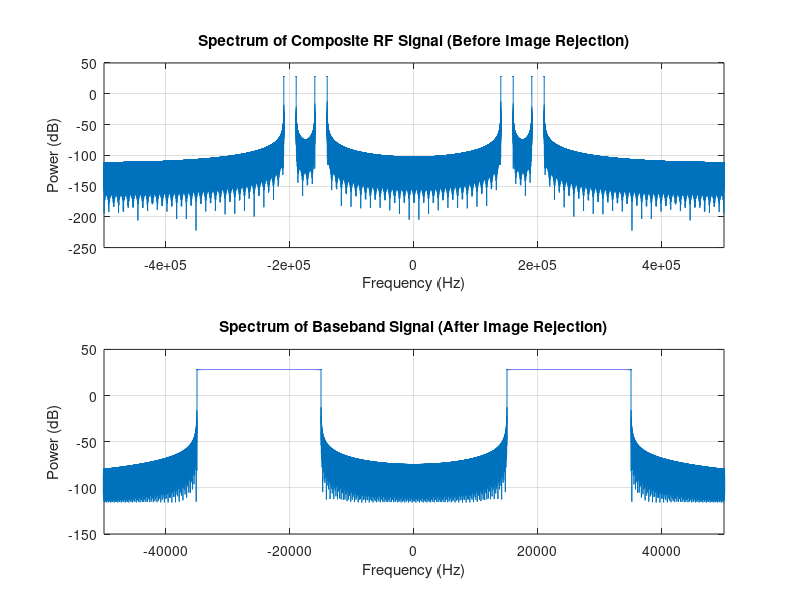

This chart was generated by the following MATLAB code:
% Edited by A. Behfarnia, 11/2024
%  Hartley Image Rejection Receiver

% ================
% Parameters
% ================
fs = 1e6;                             % Sampling frequency (1 MHz)
T = 1;                                  % Signal duration (1 second)
t = (0:1/fs:T-1/fs);                    % Time vector

% ================
% Signal Parameters
% ================
fc = 200e3;                            % Desired signal center frequency (200 kHz)
f_im = 150e3;                          % Image signal center frequency (150 kHz)
f_LO = 175e3;                          % LO frequency (175 kHz)
BW = 20e3;                              % Signal bandwidth (20 kHz)

% ================
% Generate Desired and Image Signals
% ================
desired_signal = cos(2*pi*fc*t) .* sinc(BW*(t-0.5));  % Desired RF signal with BW
image_signal = cos(2*pi*f_im*t) .* sinc(BW*(t-0.5));  % Image RF signal with BW
RF_signal = desired_signal + image_signal;           % Composite RF signal

% ================
% LO Signals for Quadrature Mixing
% ================
LO_I = cos(2*pi*f_LO*t);      % In-phase LO signal
LO_Q = sin(2*pi*f_LO*t);      % Quadrature LO signal

% ================
% Mix RF signal with LO
% ================
I_signal = RF_signal .* LO_I;  % In-phase component
Q_signal = RF_signal .* LO_Q;  % Quadrature component

% ================
% Apply a 90° Phase Shift to the Q Path
% ================
Q_shifted = imag(hilbert(Q_signal));  % Ideal 90-degree phase shift

% ================
%
% ================

% ================
% Combine I and Q for Image Rejection (Hartley combination)
% ================
combined_signal_1 = I_signal + Q_shifted;  % Desired signal (constructive)

% ================
% Choose the signal that represents the desired signal after rejection
% ================
baseband_signal = combined_signal_1;  % Select the signal after image rejection

% ================
% Frequency Analysis using FFT
% ================
nfft = 2^nextpow2(length(t));
f = linspace(-fs/2, fs/2, nfft);

% ================
% FFT of Signals
% ================
RF_spectrum = fftshift(abs(fft(RF_signal, nfft)));                       % RF signal spectrum
Baseband_spectrum = fftshift(abs(fft(baseband_signal, nfft))); % Baseband spectrum

% ================
% Plots
% ================
figure;

% Before Image Rejection
subplot(2,1,1);
plot(f, 20*log10(RF_spectrum));
title('Spectrum of Composite RF Signal (Before Image Rejection)');
xlabel('Frequency (Hz)'); ylabel('Power (dB)');
grid on;
xlim([-fs/2 fs/2]);

% After Image Rejection
subplot(2,1,2);
plot(f, 20*log10(Baseband_spectrum));
title('Spectrum of Baseband Signal (After Image Rejection)');
xlabel('Frequency (Hz)'); ylabel('Power (dB)');
grid on;
xlim([-50e3 50e3]); % Zoomed around baseband frequencies
